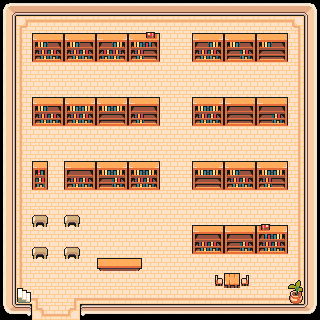

A 2D game scene composited from a Tiled map and its tileset images. What follows is a short description and the map's XML, with each tile layer's data collapsed to a summary:
An orthogonal 20x20 tile map with 16x16 px tiles, 7 tile layers (floor, decorations_1, entity_bottom, player, ...), 3 tilesets and 30 objects (ec_Master_libmaster, m_desert.tmx, c4, c9, c10, ...).

<map version="1.9" tiledversion="1.9.1" orientation="orthogonal" renderorder="right-down" width="20" height="20" tilewidth="16" tileheight="16" infinite="0" nextlayerid="9" nextobjectid="57">
 <tileset firstgid="1" source="interior-floor.tsx" />
 <tileset firstgid="375" source="wall-simple.tsx" />
 <tileset firstgid="485" source="elements.tsx" />
 <objectgroup id="8" name="objects">
  <object id="2" name="ec_Master_libmaster" x="203.529" y="207.713">
   <point />
  </object>
  <object id="5" name="m_desert.tmx" x="32.25" y="312.25" width="48" height="6.75" />
  <object id="12" name="c4" x="32.1818" y="175.091" width="15.6364" height="12.3636" />
  <object id="20" name="c9" x="32.3636" y="46.3636" width="126.727" height="12.9091" />
  <object id="21" name="c10" x="192.364" y="46.9091" width="94.7273" height="12.5455" />
  <object id="23" name="c11" x="98.0625" y="257.563" width="42.8125" height="11.3125" />
  <object id="25" name="c12" x="192.5" y="238.625" width="94.875" height="12.375" />
  <object id="26" name="c13" x="215.125" y="275.125" width="7.375" height="10.625" />
  <object id="27" name="c14" x="224" y="272.625" width="16.125" height="12.875" />
  <object id="30" name="c15" x="241.75" y="274.25" width="7.25" height="11.75" />
  <object id="32" name="c16" x="288.087" y="287.087" width="15.913" height="16.913" />
  <object id="34" name="c17" x="80.25" y="304.25" width="238.25" height="15.25" />
  <object id="35" name="c18" x="306.667" y="-52.6667" width="10.6667" height="370" />
  <object id="37" name="c19" x="-1.33333" y="2" width="322.667" height="10.6667" />
  <object id="38" name="c20" x="-2" y="7" width="15" height="316" />
  <object id="39" name="c6" x="32.3636" y="109.818" width="127.273" height="15.2727" />
  <object id="40" name="c7" x="192.727" y="110.182" width="94.5455" height="15.0909" />
  <object id="41" name="c8" x="193.091" y="174.545" width="94.1818" height="14.1818" />
  <object id="43" name="c5" x="64.5455" y="174.364" width="94.7273" height="15.0909" />
  <object id="44" name="c0" x="32" y="222" width="15.6364" height="13.4545" />
  <object id="46" name="c1" x="64.1818" y="222" width="15.8182" height="13.6364" />
  <object id="47" name="c2" x="32" y="254" width="15.8182" height="12" />
  <object id="48" name="c3" x="64.3636" y="253.091" width="15.4545" height="13.4545" />
  <object id="49" name="c21" x="16.1818" y="285.273" width="15.4545" height="1.81818" />
  <object id="50" name="c22" x="15.4545" y="288" width="13.8182" height="33.0909" />
  <object id="51" name="m_desert-library-1-2.tmx" x="29.8182" y="287.818" width="10.7273" height="15.4545" />
  <object id="52" name="s_desert.tmx" x="51.0909" y="292">
   <point />
  </object>
  <object id="53" name="s_desert-library-1-2.tmx" x="51.0625" y="291.969">
   <point />
  </object>
  <object id="55" name="ec_OldMan_liboldman" x="111.5" y="239.5">
   <point />
  </object>
  <object id="56" name="ipp_desert.ipp" x="173" y="27.75">
   <point />
  </object>
 </objectgroup>
 <layer id="1" name="floor" width="20" height="20">
  <data>[400 cells, 327 non-empty, 11 distinct tile ids]</data>
 </layer>
 <layer id="2" name="decorations_1" width="20" height="20">
  <data>[400 cells, 132 non-empty, 22 distinct tile ids]</data>
 </layer>
 <layer id="3" name="entity_bottom" width="20" height="20">
  <data>[400 cells, 0 non-empty, 0 distinct tile ids]</data>
 </layer>
 <layer id="4" name="player" width="20" height="20">
  <data>[400 cells, 0 non-empty, 0 distinct tile ids]</data>
 </layer>
 <layer id="5" name="entity_top" width="20" height="20">
  <data>[400 cells, 0 non-empty, 0 distinct tile ids]</data>
 </layer>
 <layer id="6" name="decorations_2" width="20" height="20">
  <data>[400 cells, 52 non-empty, 7 distinct tile ids]</data>
 </layer>
 <layer id="7" name="other" width="20" height="20">
  <data>[400 cells, 0 non-empty, 0 distinct tile ids]</data>
 </layer>
</map>
